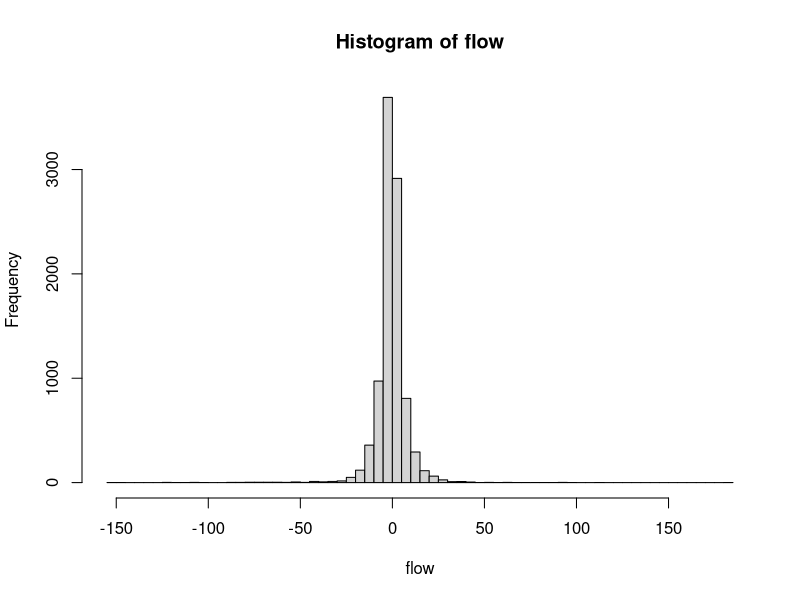
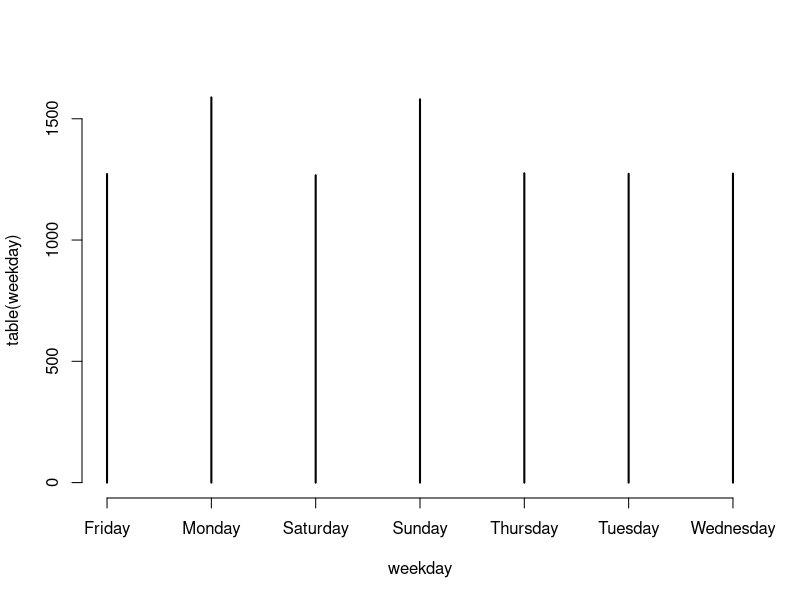

Write the R code that produced these figures, in order.
# Linear Models


library(tidyverse)


# READ in the trips by station, day data
trips <- read.csv("data/trips_per_day_09_19.csv")
attach(trips)

# First, some EDA

hist(flow, breaks = 50)

table(weekday)
plot(table(weekday))
# These should all be about the same, but Sunday and Monday have the highest counts.
# Why? There are 5 of each in this month, vs 4 of each for the other days.

